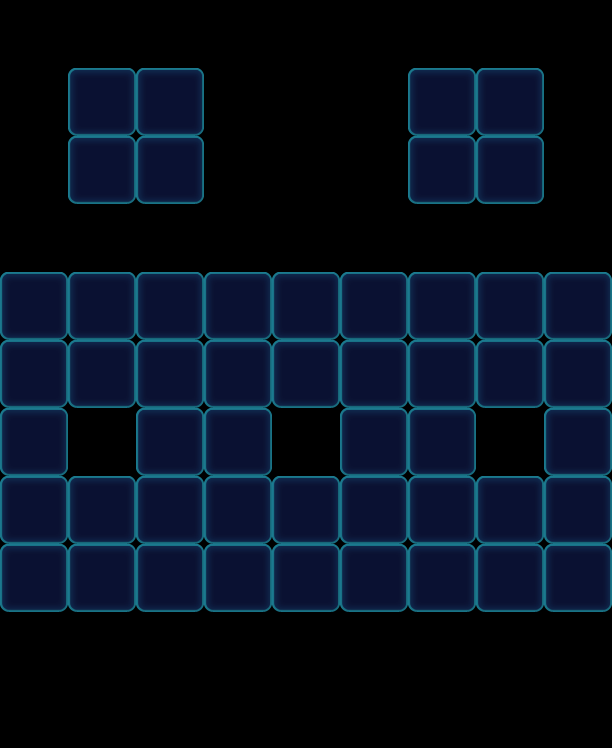

The image is a tile-based game level rendered from a .tmx file. Its description and source (layers, tilesets, objects; grid data summarised) follow:
An orthogonal 9x11 tile map with 68x68 px tiles, 1 tile layer (Valid), 2 tilesets and 41 objects (18x Stone, 9x Factory_Normal, 8x Boss, 6x Ice).

<map version="1.0" orientation="orthogonal" width="9" height="11" tilewidth="68" tileheight="68">
 <tileset firstgid="1" name="game_grid1" tilewidth="68" tileheight="68">
  <image source="game_grid1.png" width="68" height="68" />
 </tileset>
 <tileset firstgid="2" name="map" tilewidth="68" tileheight="68">
  <image source="map.png" width="1024" height="1024" />
 </tileset>
 <layer name="Valid" width="9" height="11">
  <data>[99 cells, 50 non-empty, 1 distinct tile ids]</data>
 </layer>
 <objectgroup name="BottomObj" width="9" height="11" />
 <objectgroup name="MiddleObj" width="9" height="11" />
 <objectgroup color="#000000" name="TopObj" width="9" height="11">
  <object name="10" type="Factory_Normal" x="0" y="204" width="68" height="68">
   <properties>
    <property name="Block" value="1" />
    <property name="FactoryColorsConfig" value="Blue,Green,Yellow,Purple,Orange" />
   </properties>
  </object>
  <object type="Stone" gid="34" x="0" y="476">
   <properties>
    <property name="Layers" value="1" />
   </properties>
  </object>
  <object type="Stone" gid="34" x="136" y="476">
   <properties>
    <property name="Layers" value="1" />
   </properties>
  </object>
  <object type="Stone" gid="34" x="204" y="476">
   <properties>
    <property name="Layers" value="1" />
   </properties>
  </object>
  <object type="Stone" gid="34" x="340" y="476">
   <properties>
    <property name="Layers" value="1" />
   </properties>
  </object>
  <object type="Stone" gid="34" x="408" y="476">
   <properties>
    <property name="Layers" value="1" />
   </properties>
  </object>
  <object type="Stone" gid="34" x="544" y="476">
   <properties>
    <property name="Layers" value="1" />
   </properties>
  </object>
  <object type="Stone" gid="34" x="0" y="544">
   <properties>
    <property name="Layers" value="1" />
   </properties>
  </object>
  <object type="Stone" gid="34" x="136" y="544">
   <properties>
    <property name="Layers" value="1" />
   </properties>
  </object>
  <object type="Stone" gid="34" x="136" y="612">
   <properties>
    <property name="Layers" value="1" />
   </properties>
  </object>
  <object type="Stone" gid="34" x="204" y="544">
   <properties>
    <property name="Layers" value="1" />
   </properties>
  </object>
  <object type="Stone" gid="34" x="204" y="612">
   <properties>
    <property name="Layers" value="1" />
   </properties>
  </object>
  <object type="Stone" gid="34" x="340" y="544">
   <properties>
    <property name="Layers" value="1" />
   </properties>
  </object>
  <object type="Stone" gid="34" x="340" y="612">
   <properties>
    <property name="Layers" value="1" />
   </properties>
  </object>
  <object type="Stone" gid="34" x="408" y="544">
   <properties>
    <property name="Layers" value="1" />
   </properties>
  </object>
  <object name="10" type="Boss" x="68" y="68" width="68" height="68">
   <properties>
    <property name="BossName" value="ColorLeft" />
    <property name="BossType" value="ColorBoss" />
    <property name="BossTypeConfig" value="Blue,Green,Yellow,Purple,Orange" />
   </properties>
  </object>
  <object name="10" type="Boss" x="408" y="68" width="68" height="68">
   <properties>
    <property name="BossName" value="ColorRight" />
    <property name="BossType" value="ColorBoss" />
    <property name="BossTypeConfig" value="Blue,Green,Yellow,Purple,Orange" />
   </properties>
  </object>
  <object type="Stone" gid="34" x="408" y="612">
   <properties>
    <property name="Layers" value="1" />
   </properties>
  </object>
  <object type="Stone" gid="34" x="544" y="544">
   <properties>
    <property name="Layers" value="1" />
   </properties>
  </object>
  <object type="Stone" gid="34" x="544" y="612">
   <properties>
    <property name="Layers" value="1" />
   </properties>
  </object>
  <object type="Stone" gid="34" x="0" y="612">
   <properties>
    <property name="Layers" value="1" />
   </properties>
  </object>
  <object name="10" type="Ice" x="68" y="476" width="68" height="68">
   <properties>
    <property name="Layers" value="3" />
   </properties>
  </object>
  <object name="10" type="Ice" x="68" y="544" width="68" height="68">
   <properties>
    <property name="Layers" value="3" />
   </properties>
  </object>
  <object name="10" type="Ice" x="272" y="476" width="68" height="68">
   <properties>
    <property name="Layers" value="3" />
   </properties>
  </object>
  <object name="10" type="Ice" x="272" y="544" width="68" height="68">
   <properties>
    <property name="Layers" value="3" />
   </properties>
  </object>
  <object name="10" type="Ice" x="476" y="476" width="68" height="68">
   <properties>
    <property name="Layers" value="3" />
   </properties>
  </object>
  <object name="10" type="Ice" x="476" y="544" width="68" height="68">
   <properties>
    <property name="Layers" value="3" />
   </properties>
  </object>
  <object name="10" type="Boss" x="136" y="68" width="68" height="68">
   <properties>
    <property name="BossName" value="ColorLeft" />
    <property name="BossType" value="ColorBoss" />
    <property name="BossTypeConfig" value="Blue,Green,Yellow,Purple,Orange" />
   </properties>
  </object>
  <object name="10" type="Boss" x="68" y="136" width="68" height="68">
   <properties>
    <property name="BossName" value="ColorLeft" />
    <property name="BossType" value="ColorBoss" />
    <property name="BossTypeConfig" value="Blue,Green,Yellow,Purple,Orange" />
   </properties>
  </object>
  <object name="10" type="Boss" x="136" y="136" width="68" height="68">
   <properties>
    <property name="BossName" value="ColorLeft" />
    <property name="BossType" value="ColorBoss" />
    <property name="BossTypeConfig" value="Blue,Green,Yellow,Purple,Orange" />
   </properties>
  </object>
  <object name="10" type="Boss" x="476" y="68" width="68" height="68">
   <properties>
    <property name="BossName" value="ColorRight" />
    <property name="BossType" value="ColorBoss" />
    <property name="BossTypeConfig" value="Blue,Green,Yellow,Purple,Orange" />
   </properties>
  </object>
  <object name="10" type="Boss" x="408" y="136" width="68" height="68">
   <properties>
    <property name="BossName" value="ColorRight" />
    <property name="BossType" value="ColorBoss" />
    <property name="BossTypeConfig" value="Blue,Green,Yellow,Purple,Orange" />
   </properties>
  </object>
  <object name="10" type="Boss" x="476" y="136" width="68" height="68">
   <properties>
    <property name="BossName" value="ColorRight" />
    <property name="BossType" value="ColorBoss" />
    <property name="BossTypeConfig" value="Blue,Green,Yellow,Purple,Orange" />
   </properties>
  </object>
  <object name="10" type="Factory_Normal" x="68" y="204" width="68" height="68">
   <properties>
    <property name="Block" value="1" />
    <property name="FactoryColorsConfig" value="Blue,Green,Yellow,Purple,Orange" />
   </properties>
  </object>
  <object name="10" type="Factory_Normal" x="136" y="204" width="68" height="68">
   <properties>
    <property name="Block" value="1" />
    <property name="FactoryColorsConfig" value="Blue,Green,Yellow,Purple,Orange" />
   </properties>
  </object>
  <object name="10" type="Factory_Normal" x="204" y="204" width="68" height="68">
   <properties>
    <property name="Block" value="1" />
    <property name="FactoryColorsConfig" value="Blue,Green,Yellow,Purple,Orange" />
   </properties>
  </object>
  <object name="10" type="Factory_Normal" x="272" y="204" width="68" height="68">
   <properties>
    <property name="Block" value="1" />
    <property name="FactoryColorsConfig" value="Blue,Green,Yellow,Purple,Orange" />
   </properties>
  </object>
  </objectgroup>
</map>
<!-- 4 of 41 objects omitted -->
